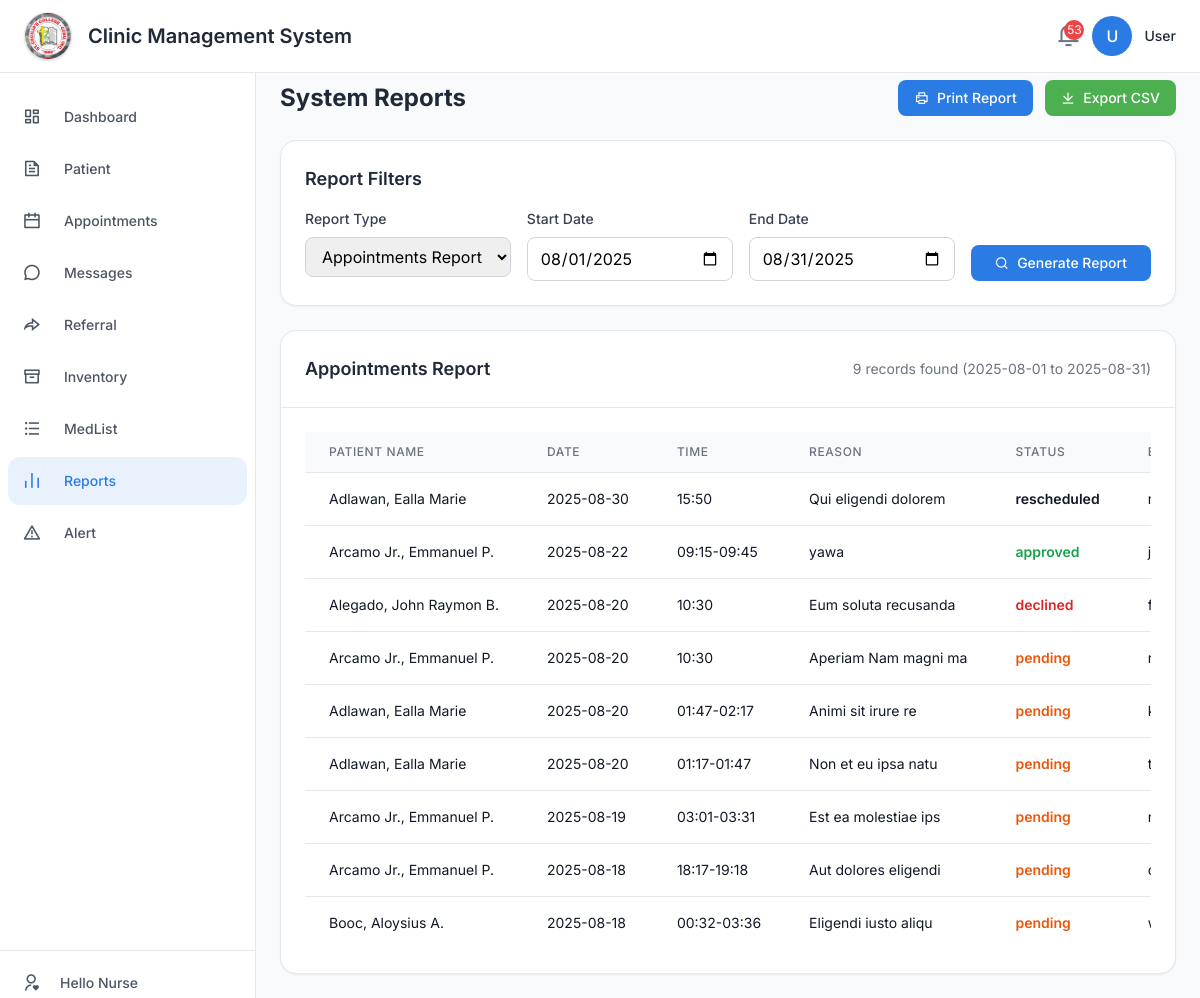
The app's page /staff/reports.php with its own data.
### tables this page shows
CREATE TABLE `appointments` (
  `id` int(11) NOT NULL,
  `student_id` int(11) NOT NULL,
  `date` date NOT NULL,
  `time` varchar(100) NOT NULL,
  `reason` varchar(255) NOT NULL,
  `status` enum('pending','approved','declined','rescheduled','confirmed') DEFAULT 'pending',
  `email` varchar(255) DEFAULT NULL,
  `parent_email` varchar(255) DEFAULT NULL,
  `created_at` timestamp NOT NULL DEFAULT current_timestamp()
);

CREATE TABLE `imported_patients` (
  `id` int(11) NOT NULL,
  `student_id` varchar(255) DEFAULT NULL,
  `name` varchar(255) DEFAULT NULL,
  `dob` varchar(255) DEFAULT NULL,
  `gender` varchar(255) DEFAULT NULL,
  `address` varchar(255) DEFAULT NULL,
  `email` varchar(255) DEFAULT NULL,
  `parent_email` varchar(255) DEFAULT NULL,
  `parent_phone` varchar(20) DEFAULT NULL,
  `contact_number` varchar(20) DEFAULT NULL,
  `religion` varchar(100) DEFAULT NULL,
  `citizenship` varchar(100) DEFAULT NULL,
  `course_program` varchar(255) DEFAULT NULL,
  `civil_status` varchar(255) DEFAULT NULL,
  `password` varchar(255) DEFAULT NULL,
  `year_level` varchar(255) DEFAULT NULL,
  `guardian_name` varchar(255) DEFAULT NULL,
  `guardian_contact` varchar(255) DEFAULT NULL,
  `emergency_contact_name` varchar(255) DEFAULT NULL,
  `emergency_contact_number` varchar(20) DEFAULT NULL,
  `upload_year` varchar(9) DEFAULT NULL
);

### staff/reports.php (the view, shortened to what this page needs)
<?php
include '../includes/header.php';
$db = null;
try {
    $db = new PDO('mysql:host=localhost;dbname=clinic_management_system;charset=utf8', 'root', '');
    $db->setAttribute(PDO::ATTR_ERRMODE, PDO::ERRMODE_EXCEPTION);
} catch (PDOException $e) {
    die("Database connection failed: " . $e->getMessage());
}
$reportType = isset($_GET['report']) ? $_GET['report'] : 'appointments';
$startDate = isset($_GET['start_date']) ? $_GET['start_date'] : date('Y-m-01');
$endDate = isset($_GET['end_date']) ? $_GET['end_date'] : date('Y-m-t');
$reportData = [];
$reportTitle = '';
$reportColumns = [];
switch ($reportType) {
    case 'appointments':
        $reportTitle = 'Appointments Report';
        $reportColumns = ['Patient Name', 'Date', 'Time', 'Reason', 'Status', 'Email'];
        try {
            $stmt = $db->prepare("
                SELECT ip.name, a.date, a.time, a.reason, a.status, a.email
                FROM appointments a
                LEFT JOIN imported_patients ip ON a.student_id = ip.id
                WHERE a.date BETWEEN ? AND ?
                ORDER BY a.date DESC, a.time DESC
            ");
            $stmt->execute([$startDate, $endDate]);
            $reportData = $stmt->fetchAll(PDO::FETCH_ASSOC);
        } catch (Exception $e) {}
        break;
}
?>
<main class="flex-1 overflow-y-auto bg-gray-50 p-6 ml-16 md:ml-64 mt-[56px]">
    <div class="max-w-7xl mx-auto">
        <div class="flex flex-col lg:flex-row lg:items-center lg:justify-between mb-6 gap-4">
            <h2 class="text-2xl font-bold text-gray-800">System Reports</h2>
            <div class="flex flex-col sm:flex-row gap-3">
                <button onclick="printReport()" class="px-4 py-2 bg-primary text-white font-medium text-sm rounded-button hover:bg-primary/90 flex items-center justify-center">
                    <i class="ri-printer-line mr-2"></i> Print Report
                </button>
                <button onclick="exportToCSV()" class="px-4 py-2 bg-secondary text-white font-medium text-sm rounded-button hover:bg-secondary/90 flex items-center justify-center">
                    <i class="ri-download-line mr-2"></i> Export CSV
                </button>
            </div>
        </div>
        <div class="bg-white rounded-lg shadow-sm border border-gray-200 p-6 mb-6">
            <h3 class="text-lg font-semibold text-gray-800 mb-4">Report Filters</h3>
            <form method="GET" class="flex flex-col lg:flex-row gap-4">
                <div class="flex-1">
                    <label for="report" class="block text-sm font-medium text-gray-700 mb-2">Report Type</label>
                    <select name="report" id="report" class="w-full px-3 py-2 border border-gray-300 rounded-button focus:outline-none focus:ring-2 focus:ring-primary focus:border-transparent">
                        <option value="appointments" <?php echo $reportType === 'appointments' ? 'selected' : ''; ?>>Appointments Report</option>
                    </select>
                </div>
                <?php if (in_array($reportType, ['appointments', 'prescriptions', 'medicines', 'system_logs'])): ?>
                <div class="flex-1">
                    <label for="start_date" class="block text-sm font-medium text-gray-700 mb-2">Start Date</label>
                    <input type="date" name="start_date" id="start_date" value="<?php echo htmlspecialchars($startDate); ?>"
                           class="w-full px-3 py-2 border border-gray-300 rounded-button focus:outline-none focus:ring-2 focus:ring-primary focus:border-transparent">
                </div>
                <div class="flex-1">
                    <label for="end_date" class="block text-sm font-medium text-gray-700 mb-2">End Date</label>
                    <input type="date" name="end_date" id="end_date" value="<?php echo htmlspecialchars($endDate); ?>"
                           class="w-full px-3 py-2 border border-gray-300 rounded-button focus:outline-none focus:ring-2 focus:ring-primary focus:border-transparent">
                </div>
                <?php endif; ?>
                <div class="flex items-end">
                    <button type="submit" class="px-6 py-2 bg-primary text-white font-medium text-sm rounded-button hover:bg-primary/90 flex items-center">
                        <i class="ri-search-line mr-2"></i> Generate Report
                    </button>
                </div>
            </form>
        </div>
        <div class="bg-white rounded-lg shadow-sm border border-gray-200">
            <div class="p-6 border-b border-gray-200">
                <div class="flex items-center justify-between">
                    <h3 class="text-lg font-semibold text-gray-800"><?php echo htmlspecialchars($reportTitle); ?></h3>
                    <span class="text-sm text-gray-500">
                        <?php echo count($reportData); ?> records found
                        <?php if (in_array($reportType, ['appointments', 'prescriptions', 'medicines', 'system_logs'])): ?>
                            (<?php echo $startDate; ?> to <?php echo $endDate; ?>)
                        <?php endif; ?>
                    </span>
                </div>
            </div>
            <div class="p-6" id="reportContent">
                <?php if (!empty($reportData)): ?>
                    <div class="overflow-x-auto">
                        <table class="min-w-full divide-y divide-gray-200">
                            <thead class="bg-gray-50">
                                <tr>
                                    <?php foreach ($reportColumns as $column): ?>
                                        <th class="px-6 py-3 text-left text-xs font-medium text-gray-500 uppercase tracking-wider">
                                            <?php echo htmlspecialchars($column); ?>
                                        </th>
                                    <?php endforeach; ?>
                                </tr>
                            </thead>
                            <tbody class="bg-white divide-y divide-gray-200">
                                <?php foreach ($reportData as $row): ?>
                                    <tr class="hover:bg-gray-50">
                                        <?php
                                        $values = array_values($row);
                                        foreach ($values as $index => $value):
                                            $cellClass = "px-6 py-4 whitespace-nowrap text-sm text-gray-900";
                                            if ($reportType === 'appointments' && $index === 4) {
                                                if ($value === 'approved') {
                                                    $cellClass .= " text-green-600 font-semibold";
                                                } elseif ($value === 'declined') {
                                                    $cellClass .= " text-red-600 font-semibold";
                                                } elseif ($value === 'rescheduled') {
                                                    $cellClass .= " text-blue-600 font-semibold";
                                                } else {
                                                    $cellClass .= " text-orange-600 font-semibold";
                                                }
                                            }
                                        ?>
                                            <td class="<?php echo $cellClass; ?>">
                                                <?php echo htmlspecialchars($value ?? 'N/A'); ?>
                                            </td>
                                        <?php endforeach; ?>
                                    </tr>
                                <?php endforeach; ?>
                            </tbody>
                        </table>
                    </div>
                <?php endif; ?>
            </div>
        </div>
    </div>
</main>
<?php include '../includes/footer.php'; ?>

### includes/header.php (style rules this page uses)
:where([class^="ri-"])::before { content: "\f3c2"; }
body { font-family: 'Inter', sans-serif; background-color: #f9fafb; }

### records on screen
appointments: imported_patients.name "Adlawan, Ealla Marie", date "2025-08-30", time "15:50", reason "Qui eligendi dolorem", status "rescheduled"
appointments: imported_patients.name "Arcamo Jr., Emmanuel P.", date "2025-08-22", time "09:15-09:45", reason "yawa", status "approved"
appointments: imported_patients.name "Alegado, John Raymon B.", date "2025-08-20", time "10:30", reason "Eum soluta recusanda", status "declined"
appointments: imported_patients.name "Arcamo Jr., Emmanuel P.", date "2025-08-20", time "10:30", reason "Aperiam Nam magni ma", status "pending"
appointments: imported_patients.name "Adlawan, Ealla Marie", date "2025-08-20", time "01:47-02:17", reason "Animi sit irure re", status "pending"
appointments: imported_patients.name "Adlawan, Ealla Marie", date "2025-08-20", time "01:17-01:47", reason "Non et eu ipsa natu", status "pending"
appointments: imported_patients.name "Arcamo Jr., Emmanuel P.", date "2025-08-19", time "03:01-03:31", reason "Est ea molestiae ips", status "pending"
appointments: imported_patients.name "Arcamo Jr., Emmanuel P.", date "2025-08-18", time "18:17-19:18", reason "Aut dolores eligendi", status "pending"
appointments: imported_patients.name "Booc, Aloysius A.", date "2025-08-18", time "00:32-03:36", reason "Eligendi iusto aliqu", status "pending"

### other values on screen
$notifCount "53"
$initials "U"
$reportTitle "Appointments Report"
count($reportData) "9"
$startDate "2025-08-01"
$endDate "2025-08-31"
$column "PATIENT NAME"
$column "DATE"
$column "TIME"
$column "REASON"
$column "STATUS"
